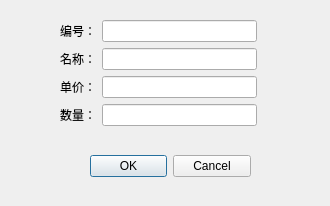
<?xml version="1.0" encoding="UTF-8"?>
<ui version="4.0">
 <class>DialogUpdate</class>
 <widget class="QDialog" name="DialogUpdate">
  <property name="geometry">
   <rect>
    <x>0</x>
    <y>0</y>
    <width>330</width>
    <height>206</height>
   </rect>
  </property>
  <property name="minimumSize">
   <size>
    <width>330</width>
    <height>206</height>
   </size>
  </property>
  <property name="maximumSize">
   <size>
    <width>330</width>
    <height>206</height>
   </size>
  </property>
  <property name="windowTitle">
   <string>修改信息</string>
  </property>
  <widget class="QDialogButtonBox" name="buttonBox">
   <property name="geometry">
    <rect>
     <x>90</x>
     <y>150</y>
     <width>161</width>
     <height>32</height>
    </rect>
   </property>
   <property name="orientation">
    <enum>Qt::Horizontal</enum>
   </property>
   <property name="standardButtons">
    <set>QDialogButtonBox::Cancel|QDialogButtonBox::Ok</set>
   </property>
  </widget>
  <widget class="QWidget" name="layoutWidget">
   <property name="geometry">
    <rect>
     <x>60</x>
     <y>20</y>
     <width>197</width>
     <height>108</height>
    </rect>
   </property>
   <layout class="QVBoxLayout" name="verticalLayout">
    <item>
     <layout class="QHBoxLayout" name="horizontalLayout">
      <item>
       <widget class="QLabel" name="label">
        <property name="text">
         <string>编号：</string>
        </property>
        <property name="alignment">
         <set>Qt::AlignLeading|Qt::AlignLeft|Qt::AlignVCenter</set>
        </property>
       </widget>
      </item>
      <item>
       <widget class="QLineEdit" name="le_id"/>
      </item>
     </layout>
    </item>
    <item>
     <layout class="QHBoxLayout" name="horizontalLayout_2">
      <item>
       <widget class="QLabel" name="label_2">
        <property name="text">
         <string>名称：</string>
        </property>
       </widget>
      </item>
      <item>
       <widget class="QLineEdit" name="le_name_new"/>
      </item>
     </layout>
    </item>
    <item>
     <layout class="QHBoxLayout" name="horizontalLayout_3">
      <item>
       <widget class="QLabel" name="label_3">
        <property name="text">
         <string>单价：</string>
        </property>
       </widget>
      </item>
      <item>
       <widget class="QLineEdit" name="le_price_new"/>
      </item>
     </layout>
    </item>
    <item>
     <layout class="QHBoxLayout" name="horizontalLayout_4">
      <item>
       <widget class="QLabel" name="label_4">
        <property name="text">
         <string>数量：</string>
        </property>
       </widget>
      </item>
      <item>
       <widget class="QLineEdit" name="le_num_new"/>
      </item>
     </layout>
    </item>
   </layout>
  </widget>
 </widget>
 <resources/>
 <connections>
  <connection>
   <sender>buttonBox</sender>
   <signal>accepted()</signal>
   <receiver>DialogUpdate</receiver>
   <slot>accept()</slot>
   <hints>
    <hint type="sourcelabel">
     <x>248</x>
     <y>254</y>
    </hint>
    <hint type="destinationlabel">
     <x>157</x>
     <y>274</y>
    </hint>
   </hints>
  </connection>
  <connection>
   <sender>buttonBox</sender>
   <signal>rejected()</signal>
   <receiver>DialogUpdate</receiver>
   <slot>reject()</slot>
   <hints>
    <hint type="sourcelabel">
     <x>316</x>
     <y>260</y>
    </hint>
    <hint type="destinationlabel">
     <x>286</x>
     <y>274</y>
    </hint>
   </hints>
  </connection>
 </connections>
</ui>
